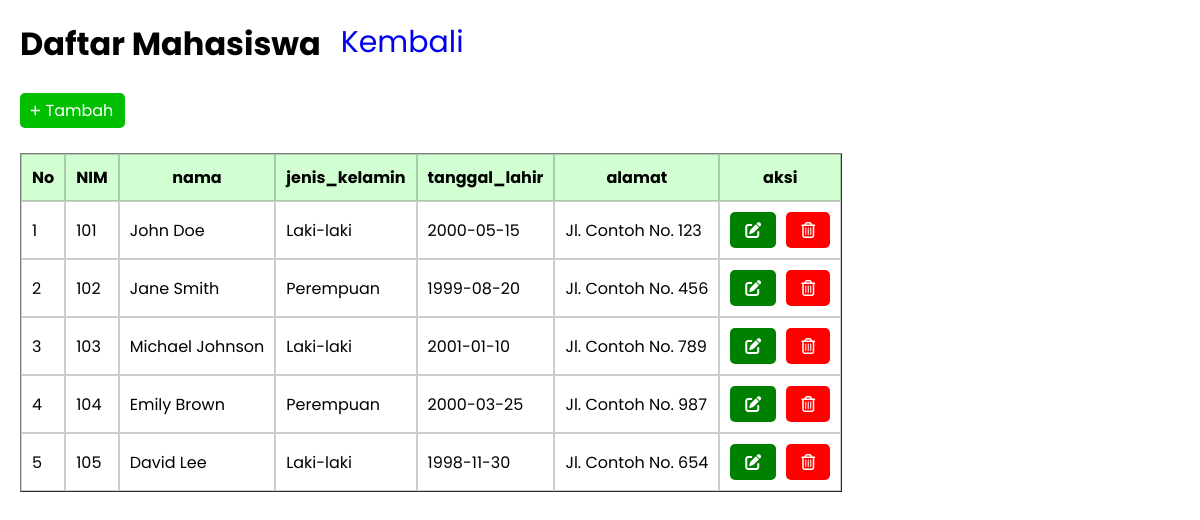
The app's page /old/Tabel_Mahasiswa/page_mahasiswa.php with its own data.
### tables this page shows
CREATE TABLE `tb_mahasiswa` (
  `NIM` varchar(12) NOT NULL,
  `nama` varchar(50) DEFAULT NULL,
  `jenis_kelamin` enum('Laki-laki','Perempuan') DEFAULT NULL,
  `tanggal_lahir` date DEFAULT NULL,
  `alamat` varchar(50) DEFAULT NULL,
  `id_pengguna` int(11) DEFAULT NULL
);

### old/Tabel_Mahasiswa/function.php (called while the page is built, shortened)
<?php
function query($query) {
    global $conn;
    $result = mysqli_query($conn, $query);
    $simpan = [];
    while( $mahasiswa = mysqli_fetch_assoc($result) ) {
        $simpan[] = $mahasiswa;
    }
    return $simpan;
}
?>

### old/Tabel_Mahasiswa/page_mahasiswa.php (the view, shortened to what this page needs)
<?php
include 'function.php';
$result = query("SELECT * FROM tb_mahasiswa");
?>
<!DOCTYPE html>
<html lang="en">
<head>
    <link rel="stylesheet" href="../style/style.css">
    <link rel="stylesheet" href="https://cdnjs.cloudflare.com/ajax/libs/font-awesome/6.5.1/css/all.min.css"
 />
</head>
<body class="poppins-regular">
    <div class="container">
        <div class="title">
            <h1>Daftar Mahasiswa</h1>
            <a href="../index.php">Kembali</a>
        </div>
        <br>
        <a href="tambah.php"><i class="fa-solid fa-plus"></i><p>Tambah</p></a>
        <br>
        <table border="1" cellpadding="10" cellspacing="0">
            <tr>
                <th>No</th>
                <th>NIM</th>
                <th>nama</th>
                <th>jenis_kelamin</th>
                <th>tanggal_lahir</th>
                <th>alamat</th>
                <th>aksi</th>
            </tr>
            <?php $no = 1;?>
            <?php foreach ($result as $tb_mahasiswa): ?>
            <tr>
                <td><?php echo $no; ?></td>
                <td><?php echo $tb_mahasiswa["NIM"]; ?></td>
                <td><?php echo $tb_mahasiswa["nama"]; ?></td>
                <td><?php echo $tb_mahasiswa["jenis_kelamin"]; ?></td>
                <td><?php echo $tb_mahasiswa["tanggal_lahir"]; ?></td>
                <td><?php echo $tb_mahasiswa["alamat"]; ?></td>
                <td class="aksi">
                    <a href="ubah.php?NIM=<?php echo $tb_mahasiswa["NIM"]; ?>" ><i class="fa-solid fa-pen-to-square"></i></a>
                    <a href="hapus.php?NIM=<?php echo $tb_mahasiswa["NIM"]; ?>"
                    onclick="return confirm('Yakin?')"><i class="fa-regular fa-trash-can"></i></a>
                </td>
            </tr>
            <?php $no++;?>
            <?php endforeach;?>
        </table>
    </div>
</body>
</html>

### old/style/style.css (style rules this page uses)
* { margin: 0; padding: 0; box-sizing: border-box; }
body { margin: 20px; }
.poppins-regular { font-family: "Poppins", sans-serif; font-weight: 400; font-style: normal; }
.container .title { display: flex; column-gap: 20px; }
.container .title a { font-size: 30px; text-decoration: none; }
.container a[href="tambah.php"] { display: flex; align-items: center; background-color: rgb(0, 191, 0); color: white; width: 105px; text-align: center; text-decoration: none; border-radius: 5px; padding: 5px; }
.container a[href="tambah.php"] i { font-size: 12px; padding: 5px; }
table tr th, table tr td { padding: 10px; border: 1px solid rgba(0, 0, 0, 0.2); }
table tr th { background-color: rgb(209, 255, 209); }
table tr .aksi { display: flex; column-gap: 10px; }
table tr .aksi i { color: white; padding: 10px 15px; border-radius: 5px; }
table tr .aksi i[class="fa-solid fa-pen-to-square"] { background-color: green; }
table tr .aksi i[class="fa-regular fa-trash-can"] { background-color: red; }

### records on screen
tb_mahasiswa: NIM "101", nama "John Doe", jenis_kelamin "Laki-laki", tanggal_lahir "2000-05-15", alamat "Jl. Contoh No. 123"
tb_mahasiswa: NIM "102", nama "Jane Smith", jenis_kelamin "Perempuan", tanggal_lahir "1999-08-20", alamat "Jl. Contoh No. 456"
tb_mahasiswa: NIM "103", nama "Michael Johnson", jenis_kelamin "Laki-laki", tanggal_lahir "2001-01-10", alamat "Jl. Contoh No. 789"
tb_mahasiswa: NIM "104", nama "Emily Brown", jenis_kelamin "Perempuan", tanggal_lahir "2000-03-25", alamat "Jl. Contoh No. 987"
tb_mahasiswa: NIM "105", nama "David Lee", jenis_kelamin "Laki-laki", tanggal_lahir "1998-11-30", alamat "Jl. Contoh No. 654"
